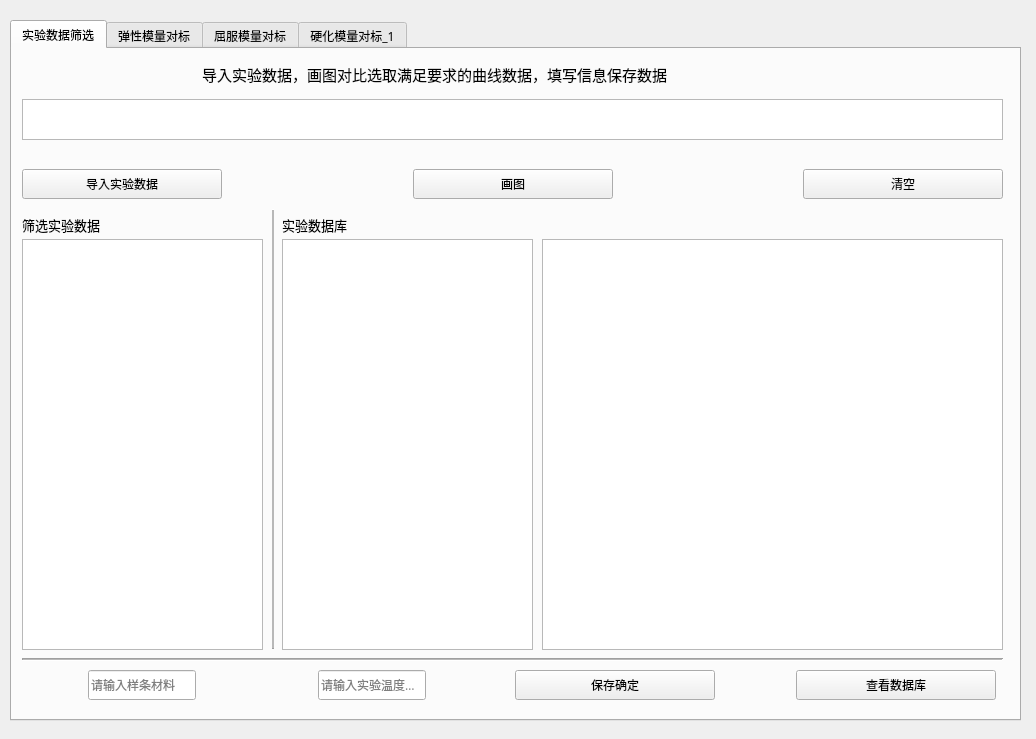
<?xml version="1.0" encoding="UTF-8"?>
<ui version="4.0">
 <class>Form</class>
 <widget class="QWidget" name="Form">
  <property name="geometry">
   <rect>
    <x>0</x>
    <y>0</y>
    <width>1036</width>
    <height>739</height>
   </rect>
  </property>
  <property name="sizePolicy">
   <sizepolicy hsizetype="Preferred" vsizetype="Preferred">
    <horstretch>0</horstretch>
    <verstretch>0</verstretch>
   </sizepolicy>
  </property>
  <property name="sizeIncrement">
   <size>
    <width>0</width>
    <height>0</height>
   </size>
  </property>
  <property name="windowTitle">
   <string>高低温物性测量对标工具</string>
  </property>
  <widget class="QTabWidget" name="tabWidget">
   <property name="geometry">
    <rect>
     <x>10</x>
     <y>20</y>
     <width>1011</width>
     <height>701</height>
    </rect>
   </property>
   <property name="font">
    <font>
     <family>微软雅黑</family>
     <pointsize>9</pointsize>
    </font>
   </property>
   <property name="toolTip">
    <string extracomment="请写入信息"/>
   </property>
   <property name="currentIndex">
    <number>0</number>
   </property>
   <widget class="QWidget" name="tab">
    <attribute name="title">
     <string>实验数据筛选</string>
    </attribute>
    <widget class="QListWidget" name="listWidget_2">
     <property name="geometry">
      <rect>
       <x>10</x>
       <y>190</y>
       <width>241</width>
       <height>411</height>
      </rect>
     </property>
     <property name="font">
      <font>
       <pointsize>10</pointsize>
      </font>
     </property>
     <property name="selectionMode">
      <enum>QAbstractItemView::ExtendedSelection</enum>
     </property>
    </widget>
    <widget class="QWidget" name="layoutWidget">
     <property name="geometry">
      <rect>
       <x>10</x>
       <y>110</y>
       <width>981</width>
       <height>51</height>
      </rect>
     </property>
     <layout class="QHBoxLayout" name="horizontalLayout_3">
      <item>
       <widget class="QPushButton" name="pushButton">
        <property name="sizePolicy">
         <sizepolicy hsizetype="Fixed" vsizetype="Fixed">
          <horstretch>0</horstretch>
          <verstretch>0</verstretch>
         </sizepolicy>
        </property>
        <property name="minimumSize">
         <size>
          <width>200</width>
          <height>30</height>
         </size>
        </property>
        <property name="maximumSize">
         <size>
          <width>200</width>
          <height>30</height>
         </size>
        </property>
        <property name="baseSize">
         <size>
          <width>0</width>
          <height>-1</height>
         </size>
        </property>
        <property name="font">
         <font>
          <family>微软雅黑</family>
          <pointsize>9</pointsize>
         </font>
        </property>
        <property name="text">
         <string>导入实验数据</string>
        </property>
       </widget>
      </item>
      <item>
       <spacer name="horizontalSpacer_2">
        <property name="orientation">
         <enum>Qt::Horizontal</enum>
        </property>
        <property name="sizeHint" stdset="0">
         <size>
          <width>40</width>
          <height>20</height>
         </size>
        </property>
       </spacer>
      </item>
      <item>
       <widget class="QPushButton" name="pushButton_6">
        <property name="sizePolicy">
         <sizepolicy hsizetype="Fixed" vsizetype="Fixed">
          <horstretch>0</horstretch>
          <verstretch>0</verstretch>
         </sizepolicy>
        </property>
        <property name="minimumSize">
         <size>
          <width>200</width>
          <height>30</height>
         </size>
        </property>
        <property name="maximumSize">
         <size>
          <width>200</width>
          <height>30</height>
         </size>
        </property>
        <property name="font">
         <font>
          <family>微软雅黑</family>
          <pointsize>9</pointsize>
         </font>
        </property>
        <property name="text">
         <string>画图</string>
        </property>
       </widget>
      </item>
      <item>
       <spacer name="horizontalSpacer_3">
        <property name="orientation">
         <enum>Qt::Horizontal</enum>
        </property>
        <property name="sizeHint" stdset="0">
         <size>
          <width>40</width>
          <height>20</height>
         </size>
        </property>
       </spacer>
      </item>
      <item>
       <widget class="QPushButton" name="pushButton_7">
        <property name="sizePolicy">
         <sizepolicy hsizetype="Fixed" vsizetype="Fixed">
          <horstretch>0</horstretch>
          <verstretch>0</verstretch>
         </sizepolicy>
        </property>
        <property name="minimumSize">
         <size>
          <width>200</width>
          <height>30</height>
         </size>
        </property>
        <property name="maximumSize">
         <size>
          <width>200</width>
          <height>30</height>
         </size>
        </property>
        <property name="font">
         <font>
          <family>微软雅黑</family>
          <pointsize>9</pointsize>
         </font>
        </property>
        <property name="text">
         <string>清空</string>
        </property>
       </widget>
      </item>
     </layout>
    </widget>
    <widget class="QTextBrowser" name="textBrowser">
     <property name="geometry">
      <rect>
       <x>10</x>
       <y>50</y>
       <width>981</width>
       <height>41</height>
      </rect>
     </property>
     <property name="font">
      <font>
       <family>微软雅黑</family>
       <pointsize>9</pointsize>
      </font>
     </property>
    </widget>
    <widget class="QWidget" name="layoutWidget">
     <property name="geometry">
      <rect>
       <x>10</x>
       <y>620</y>
       <width>471</width>
       <height>32</height>
      </rect>
     </property>
     <layout class="QHBoxLayout" name="horizontalLayout">
      <item>
       <widget class="QLineEdit" name="lineEdit">
        <property name="sizePolicy">
         <sizepolicy hsizetype="Fixed" vsizetype="Fixed">
          <horstretch>0</horstretch>
          <verstretch>0</verstretch>
         </sizepolicy>
        </property>
        <property name="minimumSize">
         <size>
          <width>0</width>
          <height>30</height>
         </size>
        </property>
        <property name="maximumSize">
         <size>
          <width>16777215</width>
          <height>30</height>
         </size>
        </property>
        <property name="font">
         <font>
          <family>微软雅黑</family>
          <pointsize>9</pointsize>
         </font>
        </property>
        <property name="placeholderText">
         <string>请输入样条材料</string>
        </property>
       </widget>
      </item>
      <item>
       <spacer name="horizontalSpacer">
        <property name="orientation">
         <enum>Qt::Horizontal</enum>
        </property>
        <property name="sizeType">
         <enum>QSizePolicy::Preferred</enum>
        </property>
        <property name="sizeHint" stdset="0">
         <size>
          <width>50</width>
          <height>20</height>
         </size>
        </property>
       </spacer>
      </item>
      <item>
       <widget class="QLineEdit" name="lineEdit_2">
        <property name="sizePolicy">
         <sizepolicy hsizetype="Fixed" vsizetype="Fixed">
          <horstretch>0</horstretch>
          <verstretch>0</verstretch>
         </sizepolicy>
        </property>
        <property name="minimumSize">
         <size>
          <width>0</width>
          <height>30</height>
         </size>
        </property>
        <property name="maximumSize">
         <size>
          <width>16777215</width>
          <height>30</height>
         </size>
        </property>
        <property name="font">
         <font>
          <family>微软雅黑</family>
          <pointsize>9</pointsize>
         </font>
        </property>
        <property name="placeholderText">
         <string>请输入实验温度（℃）</string>
        </property>
       </widget>
      </item>
     </layout>
    </widget>
    <widget class="QLabel" name="label">
     <property name="geometry">
      <rect>
       <x>190</x>
       <y>10</y>
       <width>571</width>
       <height>31</height>
      </rect>
     </property>
     <property name="font">
      <font>
       <pointsize>11</pointsize>
      </font>
     </property>
     <property name="text">
      <string>导入实验数据，画图对比选取满足要求的曲线数据，填写信息保存数据</string>
     </property>
    </widget>
    <widget class="QListWidget" name="listWidget">
     <property name="geometry">
      <rect>
       <x>270</x>
       <y>190</y>
       <width>251</width>
       <height>411</height>
      </rect>
     </property>
     <property name="font">
      <font>
       <pointsize>10</pointsize>
      </font>
     </property>
    </widget>
    <widget class="QLabel" name="label_4">
     <property name="geometry">
      <rect>
       <x>10</x>
       <y>160</y>
       <width>101</width>
       <height>31</height>
      </rect>
     </property>
     <property name="font">
      <font>
       <pointsize>10</pointsize>
      </font>
     </property>
     <property name="text">
      <string>筛选实验数据</string>
     </property>
    </widget>
    <widget class="QLabel" name="label_5">
     <property name="geometry">
      <rect>
       <x>270</x>
       <y>160</y>
       <width>91</width>
       <height>31</height>
      </rect>
     </property>
     <property name="font">
      <font>
       <pointsize>10</pointsize>
      </font>
     </property>
     <property name="text">
      <string>实验数据库</string>
     </property>
    </widget>
    <widget class="Line" name="line">
     <property name="geometry">
      <rect>
       <x>260</x>
       <y>160</y>
       <width>2</width>
       <height>440</height>
      </rect>
     </property>
     <property name="minimumSize">
      <size>
       <width>2</width>
       <height>440</height>
      </size>
     </property>
     <property name="maximumSize">
      <size>
       <width>2</width>
       <height>440</height>
      </size>
     </property>
     <property name="frameShadow">
      <enum>QFrame::Raised</enum>
     </property>
     <property name="lineWidth">
      <number>1</number>
     </property>
     <property name="midLineWidth">
      <number>3</number>
     </property>
     <property name="orientation">
      <enum>Qt::Vertical</enum>
     </property>
    </widget>
    <widget class="QTableWidget" name="tableWidget">
     <property name="geometry">
      <rect>
       <x>530</x>
       <y>190</y>
       <width>461</width>
       <height>411</height>
      </rect>
     </property>
     <property name="font">
      <font>
       <pointsize>10</pointsize>
      </font>
     </property>
     <attribute name="horizontalHeaderDefaultSectionSize">
      <number>195</number>
     </attribute>
    </widget>
    <widget class="Line" name="line_2">
     <property name="geometry">
      <rect>
       <x>10</x>
       <y>600</y>
       <width>981</width>
       <height>21</height>
      </rect>
     </property>
     <property name="midLineWidth">
      <number>1</number>
     </property>
     <property name="orientation">
      <enum>Qt::Horizontal</enum>
     </property>
    </widget>
    <widget class="QWidget" name="layoutWidget">
     <property name="geometry">
      <rect>
       <x>503</x>
       <y>620</y>
       <width>481</width>
       <height>32</height>
      </rect>
     </property>
     <layout class="QHBoxLayout" name="horizontalLayout_2">
      <item>
       <widget class="QPushButton" name="pushButton_8">
        <property name="sizePolicy">
         <sizepolicy hsizetype="Fixed" vsizetype="Fixed">
          <horstretch>0</horstretch>
          <verstretch>0</verstretch>
         </sizepolicy>
        </property>
        <property name="minimumSize">
         <size>
          <width>200</width>
          <height>30</height>
         </size>
        </property>
        <property name="maximumSize">
         <size>
          <width>200</width>
          <height>30</height>
         </size>
        </property>
        <property name="font">
         <font>
          <family>微软雅黑</family>
          <pointsize>9</pointsize>
         </font>
        </property>
        <property name="text">
         <string>保存确定</string>
        </property>
       </widget>
      </item>
      <item>
       <spacer name="horizontalSpacer_4">
        <property name="orientation">
         <enum>Qt::Horizontal</enum>
        </property>
        <property name="sizeHint" stdset="0">
         <size>
          <width>40</width>
          <height>20</height>
         </size>
        </property>
       </spacer>
      </item>
      <item>
       <widget class="QPushButton" name="pushButton_9">
        <property name="sizePolicy">
         <sizepolicy hsizetype="Fixed" vsizetype="Fixed">
          <horstretch>0</horstretch>
          <verstretch>0</verstretch>
         </sizepolicy>
        </property>
        <property name="minimumSize">
         <size>
          <width>200</width>
          <height>30</height>
         </size>
        </property>
        <property name="maximumSize">
         <size>
          <width>200</width>
          <height>30</height>
         </size>
        </property>
        <property name="font">
         <font>
          <family>微软雅黑</family>
          <pointsize>9</pointsize>
         </font>
        </property>
        <property name="text">
         <string>查看数据库</string>
        </property>
       </widget>
      </item>
     </layout>
    </widget>
   </widget>
   <widget class="QWidget" name="tab_2">
    <attribute name="title">
     <string>弹性模量对标</string>
    </attribute>
    <widget class="QComboBox" name="comboBox">
     <property name="geometry">
      <rect>
       <x>10</x>
       <y>120</y>
       <width>400</width>
       <height>30</height>
      </rect>
     </property>
     <property name="sizePolicy">
      <sizepolicy hsizetype="Fixed" vsizetype="Fixed">
       <horstretch>0</horstretch>
       <verstretch>0</verstretch>
      </sizepolicy>
     </property>
     <property name="minimumSize">
      <size>
       <width>400</width>
       <height>30</height>
      </size>
     </property>
     <property name="maximumSize">
      <size>
       <width>400</width>
       <height>30</height>
      </size>
     </property>
     <property name="font">
      <font>
       <family>微软雅黑</family>
       <pointsize>10</pointsize>
      </font>
     </property>
     <property name="iconSize">
      <size>
       <width>16</width>
       <height>16</height>
      </size>
     </property>
    </widget>
    <widget class="QTextBrowser" name="textBrowser_2">
     <property name="geometry">
      <rect>
       <x>10</x>
       <y>50</y>
       <width>981</width>
       <height>41</height>
      </rect>
     </property>
     <property name="font">
      <font>
       <family>微软雅黑</family>
       <pointsize>12</pointsize>
      </font>
     </property>
    </widget>
    <widget class="QLabel" name="label_2">
     <property name="geometry">
      <rect>
       <x>200</x>
       <y>10</y>
       <width>581</width>
       <height>31</height>
      </rect>
     </property>
     <property name="font">
      <font>
       <pointsize>11</pointsize>
      </font>
     </property>
     <property name="text">
      <string>确定对标的实验数据，导入仿真数据，对标仿真与实验在弹性阶段的斜率</string>
     </property>
    </widget>
    <widget class="QWidget" name="layoutWidget_2">
     <property name="geometry">
      <rect>
       <x>340</x>
       <y>290</y>
       <width>322</width>
       <height>358</height>
      </rect>
     </property>
     <layout class="QVBoxLayout" name="verticalLayout_3">
      <item>
       <widget class="QGraphicsView" name="graphicsView_2">
        <property name="sizePolicy">
         <sizepolicy hsizetype="Fixed" vsizetype="Fixed">
          <horstretch>0</horstretch>
          <verstretch>0</verstretch>
         </sizepolicy>
        </property>
        <property name="minimumSize">
         <size>
          <width>320</width>
          <height>280</height>
         </size>
        </property>
        <property name="maximumSize">
         <size>
          <width>320</width>
          <height>280</height>
         </size>
        </property>
       </widget>
      </item>
      <item>
       <spacer name="verticalSpacer_3">
        <property name="orientation">
         <enum>Qt::Vertical</enum>
        </property>
        <property name="sizeType">
         <enum>QSizePolicy::Fixed</enum>
        </property>
        <property name="sizeHint" stdset="0">
         <size>
          <width>20</width>
          <height>20</height>
         </size>
        </property>
       </spacer>
      </item>
      <item>
       <widget class="QLabel" name="label_7">
        <property name="font">
         <font>
          <pointsize>11</pointsize>
         </font>
        </property>
        <property name="text">
         <string>弹性模量2</string>
        </property>
        <property name="alignment">
         <set>Qt::AlignCenter</set>
        </property>
       </widget>
      </item>
     </layout>
    </widget>
    <widget class="QWidget" name="layoutWidget_3">
     <property name="geometry">
      <rect>
       <x>670</x>
       <y>290</y>
       <width>322</width>
       <height>358</height>
      </rect>
     </property>
     <layout class="QVBoxLayout" name="verticalLayout_4">
      <item>
       <widget class="QGraphicsView" name="graphicsView_3">
        <property name="sizePolicy">
         <sizepolicy hsizetype="Fixed" vsizetype="Fixed">
          <horstretch>0</horstretch>
          <verstretch>0</verstretch>
         </sizepolicy>
        </property>
        <property name="minimumSize">
         <size>
          <width>320</width>
          <height>280</height>
         </size>
        </property>
        <property name="maximumSize">
         <size>
          <width>320</width>
          <height>280</height>
         </size>
        </property>
       </widget>
      </item>
      <item>
       <spacer name="verticalSpacer_4">
        <property name="orientation">
         <enum>Qt::Vertical</enum>
        </property>
        <property name="sizeType">
         <enum>QSizePolicy::Fixed</enum>
        </property>
        <property name="sizeHint" stdset="0">
         <size>
          <width>20</width>
          <height>20</height>
         </size>
        </property>
       </spacer>
      </item>
      <item>
       <widget class="QLabel" name="label_8">
        <property name="font">
         <font>
          <pointsize>11</pointsize>
         </font>
        </property>
        <property name="text">
         <string>弹性模量3</string>
        </property>
        <property name="alignment">
         <set>Qt::AlignCenter</set>
        </property>
       </widget>
      </item>
     </layout>
    </widget>
    <widget class="QWidget" name="layoutWidget">
     <property name="geometry">
      <rect>
       <x>440</x>
       <y>110</y>
       <width>551</width>
       <height>161</height>
      </rect>
     </property>
     <layout class="QHBoxLayout" name="horizontalLayout_5">
      <item>
       <widget class="QPushButton" name="pushButton_2">
        <property name="sizePolicy">
         <sizepolicy hsizetype="Fixed" vsizetype="Fixed">
          <horstretch>0</horstretch>
          <verstretch>0</verstretch>
         </sizepolicy>
        </property>
        <property name="minimumSize">
         <size>
          <width>100</width>
          <height>30</height>
         </size>
        </property>
        <property name="maximumSize">
         <size>
          <width>100</width>
          <height>30</height>
         </size>
        </property>
        <property name="font">
         <font>
          <family>微软雅黑</family>
          <pointsize>8</pointsize>
         </font>
        </property>
        <property name="text">
         <string>导入仿真数据</string>
        </property>
       </widget>
      </item>
      <item>
       <spacer name="horizontalSpacer_6">
        <property name="orientation">
         <enum>Qt::Horizontal</enum>
        </property>
        <property name="sizeType">
         <enum>QSizePolicy::Fixed</enum>
        </property>
        <property name="sizeHint" stdset="0">
         <size>
          <width>20</width>
          <height>20</height>
         </size>
        </property>
       </spacer>
      </item>
      <item>
       <layout class="QHBoxLayout" name="horizontalLayout_4">
        <item>
         <widget class="QListWidget" name="listWidget_3">
          <property name="minimumSize">
           <size>
            <width>0</width>
            <height>150</height>
           </size>
          </property>
          <property name="maximumSize">
           <size>
            <width>16777215</width>
            <height>150</height>
           </size>
          </property>
          <property name="font">
           <font>
            <pointsize>10</pointsize>
           </font>
          </property>
          <property name="selectionMode">
           <enum>QAbstractItemView::ExtendedSelection</enum>
          </property>
         </widget>
        </item>
        <item>
         <spacer name="horizontalSpacer_5">
          <property name="orientation">
           <enum>Qt::Horizontal</enum>
          </property>
          <property name="sizeType">
           <enum>QSizePolicy::Fixed</enum>
          </property>
          <property name="sizeHint" stdset="0">
           <size>
            <width>20</width>
            <height>20</height>
           </size>
          </property>
         </spacer>
        </item>
        <item>
         <layout class="QVBoxLayout" name="verticalLayout">
          <item>
           <widget class="QPushButton" name="pushButton_3">
            <property name="text">
             <string>画图</string>
            </property>
           </widget>
          </item>
          <item>
           <spacer name="verticalSpacer">
            <property name="orientation">
             <enum>Qt::Vertical</enum>
            </property>
            <property name="sizeHint" stdset="0">
             <size>
              <width>20</width>
              <height>40</height>
             </size>
            </property>
           </spacer>
          </item>
          <item>
           <widget class="QPushButton" name="pushButton_4">
            <property name="text">
             <string>清空</string>
            </property>
           </widget>
          </item>
         </layout>
        </item>
       </layout>
      </item>
     </layout>
    </widget>
    <widget class="QWidget" name="layoutWidget">
     <property name="geometry">
      <rect>
       <x>10</x>
       <y>290</y>
       <width>322</width>
       <height>361</height>
      </rect>
     </property>
     <layout class="QVBoxLayout" name="verticalLayout_2">
      <property name="sizeConstraint">
       <enum>QLayout::SetFixedSize</enum>
      </property>
      <item>
       <widget class="QGraphicsView" name="graphicsView">
        <property name="sizePolicy">
         <sizepolicy hsizetype="Fixed" vsizetype="Fixed">
          <horstretch>0</horstretch>
          <verstretch>0</verstretch>
         </sizepolicy>
        </property>
        <property name="minimumSize">
         <size>
          <width>320</width>
          <height>280</height>
         </size>
        </property>
        <property name="maximumSize">
         <size>
          <width>320</width>
          <height>280</height>
         </size>
        </property>
       </widget>
      </item>
      <item>
       <spacer name="verticalSpacer_2">
        <property name="orientation">
         <enum>Qt::Vertical</enum>
        </property>
        <property name="sizeType">
         <enum>QSizePolicy::Fixed</enum>
        </property>
        <property name="sizeHint" stdset="0">
         <size>
          <width>20</width>
          <height>20</height>
         </size>
        </property>
       </spacer>
      </item>
      <item>
       <widget class="QLabel" name="label_6">
        <property name="font">
         <font>
          <pointsize>11</pointsize>
         </font>
        </property>
        <property name="text">
         <string>弹性模量1</string>
        </property>
        <property name="alignment">
         <set>Qt::AlignCenter</set>
        </property>
       </widget>
      </item>
     </layout>
    </widget>
   </widget>
   <widget class="QWidget" name="tab_4">
    <attribute name="title">
     <string>屈服模量对标</string>
    </attribute>
    <widget class="QLabel" name="label_3">
     <property name="geometry">
      <rect>
       <x>210</x>
       <y>10</y>
       <width>581</width>
       <height>31</height>
      </rect>
     </property>
     <property name="font">
      <font>
       <pointsize>11</pointsize>
      </font>
     </property>
     <property name="text">
      <string>确定对标的实验数据，导入仿真数据，对标仿真与实验屈服阶段的模量</string>
     </property>
    </widget>
    <widget class="QComboBox" name="comboBox_2">
     <property name="geometry">
      <rect>
       <x>10</x>
       <y>120</y>
       <width>400</width>
       <height>30</height>
      </rect>
     </property>
     <property name="sizePolicy">
      <sizepolicy hsizetype="Fixed" vsizetype="Fixed">
       <horstretch>0</horstretch>
       <verstretch>0</verstretch>
      </sizepolicy>
     </property>
     <property name="minimumSize">
      <size>
       <width>400</width>
       <height>30</height>
      </size>
     </property>
     <property name="maximumSize">
      <size>
       <width>400</width>
       <height>30</height>
      </size>
     </property>
     <property name="font">
      <font>
       <family>微软雅黑</family>
       <pointsize>10</pointsize>
      </font>
     </property>
     <property name="iconSize">
      <size>
       <width>16</width>
       <height>16</height>
      </size>
     </property>
    </widget>
    <widget class="QWidget" name="layoutWidget_4">
     <property name="geometry">
      <rect>
       <x>440</x>
       <y>110</y>
       <width>551</width>
       <height>161</height>
      </rect>
     </property>
     <layout class="QHBoxLayout" name="horizontalLayout_6">
      <item>
       <widget class="QPushButton" name="pushButton_5">
        <property name="sizePolicy">
         <sizepolicy hsizetype="Fixed" vsizetype="Fixed">
          <horstretch>0</horstretch>
          <verstretch>0</verstretch>
         </sizepolicy>
        </property>
        <property name="minimumSize">
         <size>
          <width>100</width>
          <height>30</height>
         </size>
        </property>
        <property name="maximumSize">
         <size>
          <width>100</width>
          <height>30</height>
         </size>
        </property>
        <property name="font">
         <font>
          <family>微软雅黑</family>
          <pointsize>8</pointsize>
         </font>
        </property>
        <property name="text">
         <string>导入仿真数据</string>
        </property>
       </widget>
      </item>
      <item>
       <spacer name="horizontalSpacer_7">
        <property name="orientation">
         <enum>Qt::Horizontal</enum>
        </property>
        <property name="sizeType">
         <enum>QSizePolicy::Fixed</enum>
        </property>
        <property name="sizeHint" stdset="0">
         <size>
          <width>20</width>
          <height>20</height>
         </size>
        </property>
       </spacer>
      </item>
      <item>
       <layout class="QHBoxLayout" name="horizontalLayout_7">
        <item>
         <widget class="QListWidget" name="listWidget_4">
          <property name="minimumSize">
           <size>
            <width>0</width>
            <height>150</height>
           </size>
          </property>
          <property name="maximumSize">
           <size>
            <width>16777215</width>
            <height>150</height>
           </size>
          </property>
          <property name="font">
           <font>
            <pointsize>10</pointsize>
           </font>
          </property>
          <property name="selectionMode">
           <enum>QAbstractItemView::ExtendedSelection</enum>
          </property>
         </widget>
        </item>
        <item>
         <spacer name="horizontalSpacer_8">
          <property name="orientation">
           <enum>Qt::Horizontal</enum>
          </property>
          <property name="sizeType">
           <enum>QSizePolicy::Fixed</enum>
          </property>
          <property name="sizeHint" stdset="0">
           <size>
            <width>20</width>
            <height>20</height>
           </size>
          </property>
         </spacer>
        </item>
        <item>
         <layout class="QVBoxLayout" name="verticalLayout_5">
          <item>
           <widget class="QPushButton" name="pushButton_10">
            <property name="text">
             <string>画图</string>
            </property>
           </widget>
          </item>
          <item>
           <spacer name="verticalSpacer_5">
            <property name="orientation">
             <enum>Qt::Vertical</enum>
            </property>
            <property name="sizeHint" stdset="0">
             <size>
              <width>20</width>
              <height>40</height>
             </size>
            </property>
           </spacer>
          </item>
          <item>
           <widget class="QPushButton" name="pushButton_11">
            <property name="text">
             <string>清空</string>
            </property>
           </widget>
          </item>
         </layout>
        </item>
       </layout>
      </item>
     </layout>
    </widget>
    <widget class="QTextBrowser" name="textBrowser_3">
     <property name="geometry">
      <rect>
       <x>10</x>
       <y>50</y>
       <width>981</width>
       <height>41</height>
      </rect>
     </property>
     <property name="font">
      <font>
       <family>微软雅黑</family>
       <pointsize>12</pointsize>
      </font>
     </property>
    </widget>
   </widget>
   <widget class="QWidget" name="tab_5">
    <attribute name="title">
     <string>硬化模量对标_1</string>
    </attribute>
    <widget class="QLabel" name="label_9">
     <property name="geometry">
      <rect>
       <x>210</x>
       <y>10</y>
       <width>581</width>
       <height>31</height>
      </rect>
     </property>
     <property name="font">
      <font>
       <pointsize>11</pointsize>
      </font>
     </property>
     <property name="text">
      <string>确定对标的实验数据，导入仿真数据，对标仿真与实验硬化阶段的模量</string>
     </property>
    </widget>
    <widget class="QComboBox" name="comboBox_3">
     <property name="geometry">
      <rect>
       <x>10</x>
       <y>120</y>
       <width>400</width>
       <height>30</height>
      </rect>
     </property>
     <property name="sizePolicy">
      <sizepolicy hsizetype="Fixed" vsizetype="Fixed">
       <horstretch>0</horstretch>
       <verstretch>0</verstretch>
      </sizepolicy>
     </property>
     <property name="minimumSize">
      <size>
       <width>400</width>
       <height>30</height>
      </size>
     </property>
     <property name="maximumSize">
      <size>
       <width>400</width>
       <height>30</height>
      </size>
     </property>
     <property name="font">
      <font>
       <family>微软雅黑</family>
       <pointsize>10</pointsize>
      </font>
     </property>
     <property name="iconSize">
      <size>
       <width>16</width>
       <height>16</height>
      </size>
     </property>
    </widget>
    <widget class="QWidget" name="layoutWidget_5">
     <property name="geometry">
      <rect>
       <x>440</x>
       <y>110</y>
       <width>551</width>
       <height>161</height>
      </rect>
     </property>
     <layout class="QHBoxLayout" name="horizontalLayout_8">
      <item>
       <widget class="QPushButton" name="pushButton_12">
        <property name="sizePolicy">
         <sizepolicy hsizetype="Fixed" vsizetype="Fixed">
          <horstretch>0</horstretch>
          <verstretch>0</verstretch>
         </sizepolicy>
        </property>
        <property name="minimumSize">
         <size>
          <width>100</width>
          <height>30</height>
         </size>
        </property>
        <property name="maximumSize">
         <size>
          <width>100</width>
          <height>30</height>
         </size>
        </property>
        <property name="font">
         <font>
          <family>微软雅黑</family>
          <pointsize>8</pointsize>
         </font>
        </property>
        <property name="text">
         <string>导入仿真数据</string>
        </property>
       </widget>
      </item>
      <item>
       <spacer name="horizontalSpacer_9">
        <property name="orientation">
         <enum>Qt::Horizontal</enum>
        </property>
        <property name="sizeType">
         <enum>QSizePolicy::Fixed</enum>
        </property>
        <property name="sizeHint" stdset="0">
         <size>
          <width>20</width>
          <height>20</height>
         </size>
        </property>
       </spacer>
      </item>
      <item>
       <layout class="QHBoxLayout" name="horizontalLayout_9">
        <item>
         <widget class="QListWidget" name="listWidget_5">
          <property name="minimumSize">
           <size>
            <width>0</width>
            <height>150</height>
           </size>
          </property>
          <property name="maximumSize">
           <size>
            <width>16777215</width>
            <height>150</height>
           </size>
          </property>
          <property name="font">
           <font>
            <pointsize>10</pointsize>
           </font>
          </property>
          <property name="selectionMode">
           <enum>QAbstractItemView::ExtendedSelection</enum>
          </property>
         </widget>
        </item>
        <item>
         <spacer name="horizontalSpacer_10">
          <property name="orientation">
           <enum>Qt::Horizontal</enum>
          </property>
          <property name="sizeType">
           <enum>QSizePolicy::Fixed</enum>
          </property>
          <property name="sizeHint" stdset="0">
           <size>
            <width>20</width>
            <height>20</height>
           </size>
          </property>
         </spacer>
        </item>
        <item>
         <layout class="QVBoxLayout" name="verticalLayout_6">
          <item>
           <widget class="QPushButton" name="pushButton_13">
            <property name="text">
             <string>画图</string>
            </property>
           </widget>
          </item>
          <item>
           <spacer name="verticalSpacer_6">
            <property name="orientation">
             <enum>Qt::Vertical</enum>
            </property>
            <property name="sizeHint" stdset="0">
             <size>
              <width>20</width>
              <height>40</height>
             </size>
            </property>
           </spacer>
          </item>
          <item>
           <widget class="QPushButton" name="pushButton_14">
            <property name="text">
             <string>清空</string>
            </property>
           </widget>
          </item>
         </layout>
        </item>
       </layout>
      </item>
     </layout>
    </widget>
    <widget class="QTextBrowser" name="textBrowser_4">
     <property name="geometry">
      <rect>
       <x>10</x>
       <y>50</y>
       <width>981</width>
       <height>41</height>
      </rect>
     </property>
     <property name="font">
      <font>
       <family>微软雅黑</family>
       <pointsize>12</pointsize>
      </font>
     </property>
    </widget>
   </widget>
  </widget>
 </widget>
 <resources/>
 <connections/>
</ui>
